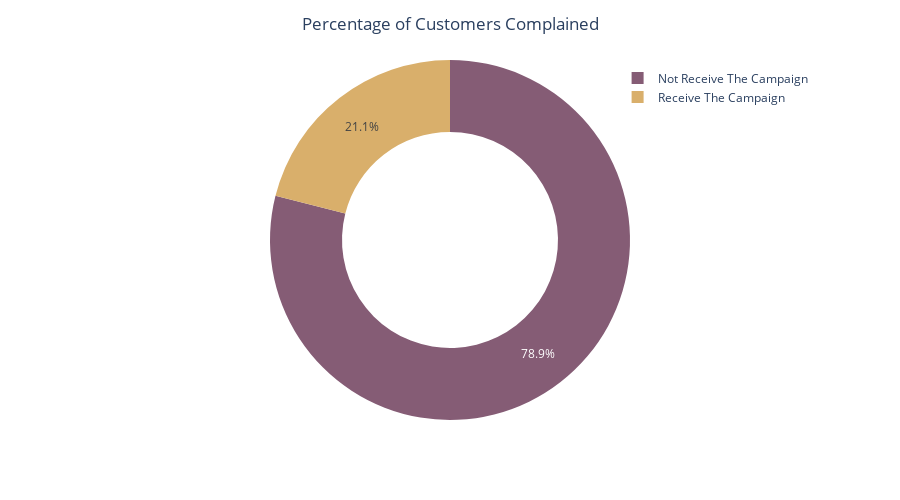

The cell this chart's notebook holds for it:
### Code cell
counts = df['Total_Acc_Cmp'].map({0:"Not Receive The Campaign", 1:"Receive The Campaign", 2:"Receive The Campaign", 3:"Receive The Campaign", 4:"Receive The Campaign"}).value_counts()

fig = px.pie(values=counts.values, names=counts.index, hole=0.6, width=900, height=500,
             color_discrete_sequence=px.colors.qualitative.Antique)
fig.update_layout(title_text='Percentage of Customers Complained', title_x=0.5,
                  legend=dict(
                      yanchor="top",
                      y=0.99,
                      xanchor="right",
                      x=0.99
                  ))

### Figure 1 — Plotly figure (JSON) as saved in the notebook; plotly's stock layout.template omitted (floating-point values rounded to 4 significant figures)
{"data": [{"domain": {"x": [0, 1], "y": [0, 1]}, "hole": 0.6, "hovertemplate": "label=%{label}<br>value=%{value}<extra></extra>", "labels": ["Not Receive The Campaign", "Receive The Campaign"], "legendgroup": "", "name": "", "showlegend": true, "type": "pie", "values": [1597, 426]}], "layout": {"height": 500, "legend": {"tracegroupgap": 0, "x": 0.99, "xanchor": "right", "y": 0.99, "yanchor": "top"}, "margin": {"t": 60}, "piecolorway": ["rgb(133, 92, 117)", "rgb(217, 175, 107)", "rgb(175, 100, 88)", "rgb(115, 111, 76)", "rgb(82, 106, 131)", "rgb(98, 83, 119)", "rgb(104, 133, 92)", "rgb(156, 156, 94)", "rgb(160, 97, 119)", "rgb(140, 120, 93)", "rgb(124, 124, 124)"], "title": {"text": "Percentage of Customers Complained", "x": 0.5}, "width": 900}}
